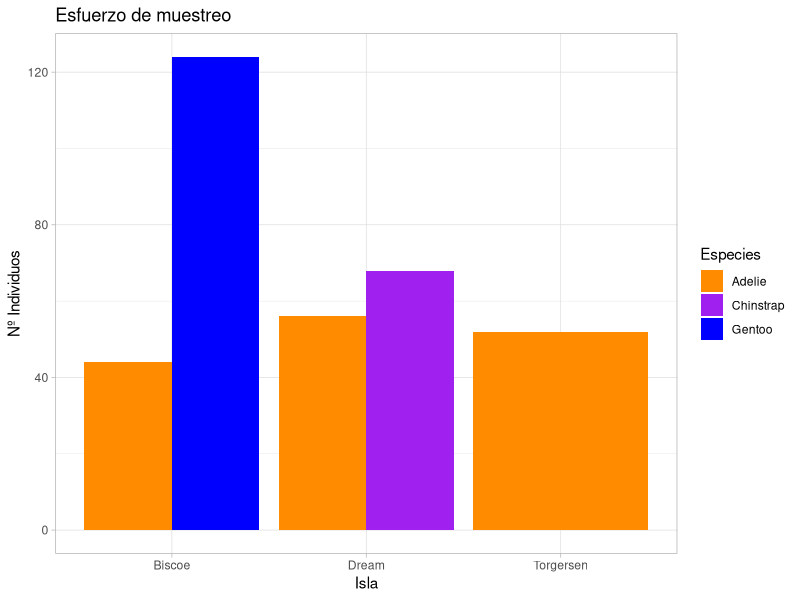

This figure's R source:
## ---- chunk 1
knitr::opts_chunk$set(echo = TRUE)
## ---- chunk 2
library(palmerpenguins)
summary(penguins)
## ---- chunk 3
length(penguins$sex)
## ---- chunk 4
library(dplyr)
library(knitr)
## ---- chunk 5
n_por_sexo <- penguins %>% group_by(sex) %>% 
  summarise(sample_size = length(sex))
kable(n_por_sexo, align = "l")
## ---- chunk 6
n_por_especie <- penguins %>% group_by(species) %>% 
  summarise(sample_size = length(sex))
kable(n_por_especie, align = "l")

## ---- chunk 7
n_por_especie_y_sexo <- penguins %>% group_by(sex, species) %>% 
  summarise(sample_size = length(sex))
kable(n_por_especie_y_sexo, align = "l")

## ---- chunk 8
variables <- c("long_pico", "prof_pico", "long_aleta", "peso")

media <- c(mean(penguins$bill_length_mm, na.rm = T), mean(penguins$bill_depth_mm, na.rm = T), mean(penguins$flipper_length_mm, na.rm = T), mean(penguins$body_mass_g, na.rm = T))

sd <- c(sd(penguins$bill_length_mm, na.rm = T), sd(penguins$bill_depth_mm, na.rm = T), sd(penguins$flipper_length_mm, na.rm = T), sd(penguins$body_mass_g, na.rm = T))

min <- c(min(penguins$bill_length_mm, na.rm = T), min(penguins$bill_depth_mm, na.rm = T), min(penguins$flipper_length_mm, na.rm = T), min(penguins$body_mass_g, na.rm = T))

max<- c(max(penguins$bill_length_mm, na.rm = T), max(penguins$bill_depth_mm, na.rm = T), max(penguins$flipper_length_mm, na.rm = T), max(penguins$body_mass_g, na.rm = T))

descriptiva <- data.frame(variables,media,sd,min,max)

kable(descriptiva, align = "l")
## ---- chunk 9
library(ggplot2)
## ---- chunk 10

ggplot(data = penguins, aes(x=island, fill=species)) + 
  geom_bar(position="dodge") + 
  scale_fill_manual(values = c("dark orange", "purple", "blue")) + 
  labs (y="Nº Individuos", x= "Isla") +
  theme_light() + 
  ggtitle("Esfuerzo de muestreo") + 
  guides (fill = guide_legend(title="Especies"))

  
